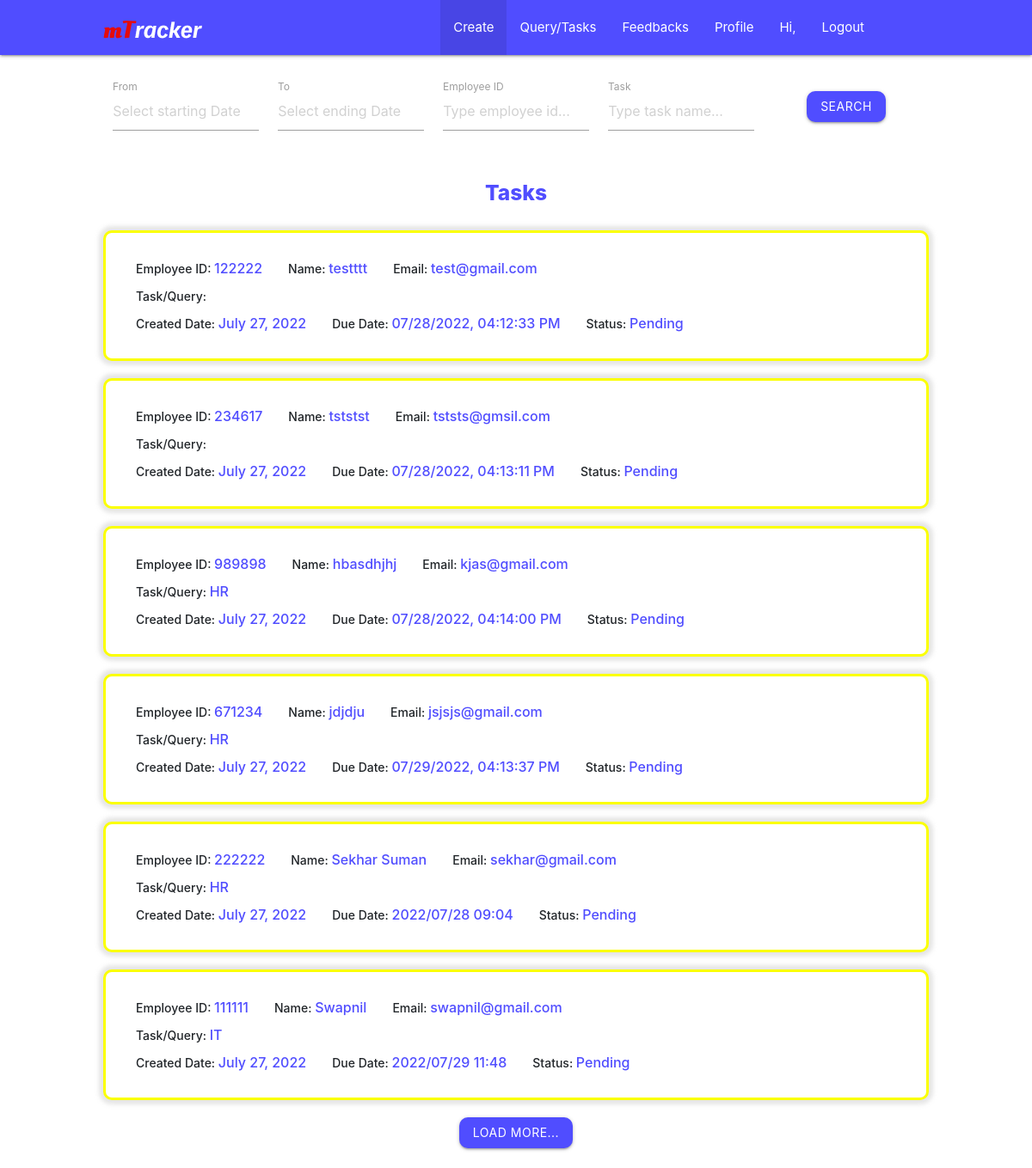
Screenshot of /search/ (signed in) with the database file from the repository.
### taskData/models.py (models this page shows)
class TaskData(models.Model):
    empid = models.TextField(max_length=20)
    empname = models.TextField(max_length=50)
    empemail = models.TextField(max_length=50)
    taskname = models.TextField(max_length=100)
    duedate = models.TextField(max_length=20)
    taskstatus = models.TextField(max_length=15)
    tasksummary = models.TextField(max_length=500)
    createdon = models.DateField()

### mtracker/views.py (the view, shortened to what this page needs)
# urls.py: path('search/', views.search, name='search'),
def search(request):
    taskData = TaskData.objects.all().order_by('duedate')
    return render(request, "search.html", {"taskData":taskData})

### templates/search.html (shortened to what this page needs)
{% extends 'base.html' %}
        {% block body %}
    <center>
        <div class="search-tab-container">
    <div class="all-tasks-container">
        <center>
            <form action="{% url 'search' %}" method="post">
            <div class="task-search row">
                <div class="input-field col l3 m5 s10">
                    <label>From</label>
                    <input placeholder="Select starting Date" type="text" class="datepicker" name="fromdate"  required>
                </div>
                <div class="input-field col l3 m5 s10">
                    <label>To</label>
                    <input placeholder="Select ending Date" type="text" class="datepicker" name="todate"  required>
                </div>
                <div class="input-field col l3 m5 s10">
                    <label>Employee ID</label>
                    <input class="col" type="text" placeholder="Type employee id..." name="empid" required>
                </div>
                <div class="input-field col l3 m5 s10">
                    <label>Task</label>
                    <input class="col" type="text" placeholder="Type task name..." name="task" required>
                </div>
                <div class="input-field col l12 m12 s12">
                    <button class="btn search-btn waves-effect waves-light" onclick="">Search</button>
                </div>
            </div>
        </form>
        </center>
        <div class="row">
            <center>
                <h5 class="all-tasks-title">Tasks</h5>
            </center>
        </div>
        <div>
            <ul class="collapsible">
                {% for data in taskData %}
                <li class="task-card pending">
                    <div class="collapsible-header">
                        <div class="employee-info">
                            <div class="">Employee ID: <span>{{data.empid}}</span></div>
                            <div class="">Name: <span>{{data.empname}}</span></div>
                            <div class="">Email: <span>{{data.empemail}}</span></div>
                        </div>
                        <div class="task-title">
                            <div>Task/Query: <span>{{data.taskname}}</span></div>
                        </div>
                        <div class="task-info">
                            <div class="">Created Date: <span>{{data.createdon}}</span></div>
                            <div class="">Due Date: <span>{{data.duedate}}</span></div>
                            <div class="">Status: <span>{{data.taskstatus}}</span></div>
                        </div>
                    </div>
                </li>
                {% endfor %}
                <center>
                    <button class="btn load-more-btn waves-effect waves-light" onclick="">Load More...</button>
                </center>
                <br>
            </ul>
        </div>
    </div>
{% endblock %}

### static/css/create-task_style.css (style rules this page uses)
body { overflow-x: hidden; }

### static/css/hr-profile_style.css (style rules this page uses)
body { overflow-x: hidden; }

### static/css/update-task_style.css (style rules this page uses)
body { overflow-x: hidden; }

### static/css/search-display-task_style.css (style rules this page uses)
.task-search { display: flex; flex-direction: row; flex-wrap: wrap; align-content: flex-start; }
.input-field { margin-left: 0; }
.search-btn, .load-more-btn { background: #504DFF !important; }
.btn { border-radius: 10px; }
.all-tasks-container { padding: 1% 10% 0% 10%; }
.all-tasks-title { font-weight: 800; color: #504DFF; }
.collapsible { border: 0px; margin: 0px; -webkit-box-shadow: none; }
.collapsible-header { flex-direction: column; line-height: 2.0; border-bottom: none; }
.task-card { min-height: 100px; width: auto; background-color: white; padding: 10px 20px; margin: 20px 0px; border-radius: 10px; box-shadow: 0 0 5px 5px rgba(216, 216, 216, 0.678); }
.task-info, .employee-info, .task-title { display: flex; flex-direction: row; justify-content:left; flex-wrap: wrap; column-gap: 30px; }
.task-card>div>div>div { font-weight: 500; font-size: 14px; }
.task-card>div>div>div>span { color: #504DFF; font-size: 16px; }
.pending { border:3px rgb(251, 255, 0) solid; }

### rows the page displays
TaskData: empid "122222", empname "testttt", empemail "test@gmail.com", createdon "July 27, 2022", duedate "07/28/2022, 04:12:33 PM", taskstatus "Pending"
TaskData: empid "234617", empname "tststst", empemail "tststs@gmsil.com", createdon "July 27, 2022", duedate "07/28/2022, 04:13:11 PM", taskstatus "Pending"
TaskData: empid "989898", empname "hbasdhjhj", empemail "kjas@gmail.com", taskname "HR", createdon "July 27, 2022", duedate "07/28/2022, 04:14:00 PM", taskstatus "Pending"
TaskData: empid "671234", empname "jdjdju", empemail "jsjsjs@gmail.com", taskname "HR", createdon "July 27, 2022", duedate "07/29/2022, 04:13:37 PM", taskstatus "Pending"
TaskData: empid "222222", empname "Sekhar Suman", empemail "sekhar@gmail.com", taskname "HR", createdon "July 27, 2022", duedate "2022/07/28 09:04", taskstatus "Pending"
TaskData: empid "111111", empname "Swapnil", empemail "swapnil@gmail.com", taskname "IT", createdon "July 27, 2022", duedate "2022/07/29 11:48", taskstatus "Pending"
